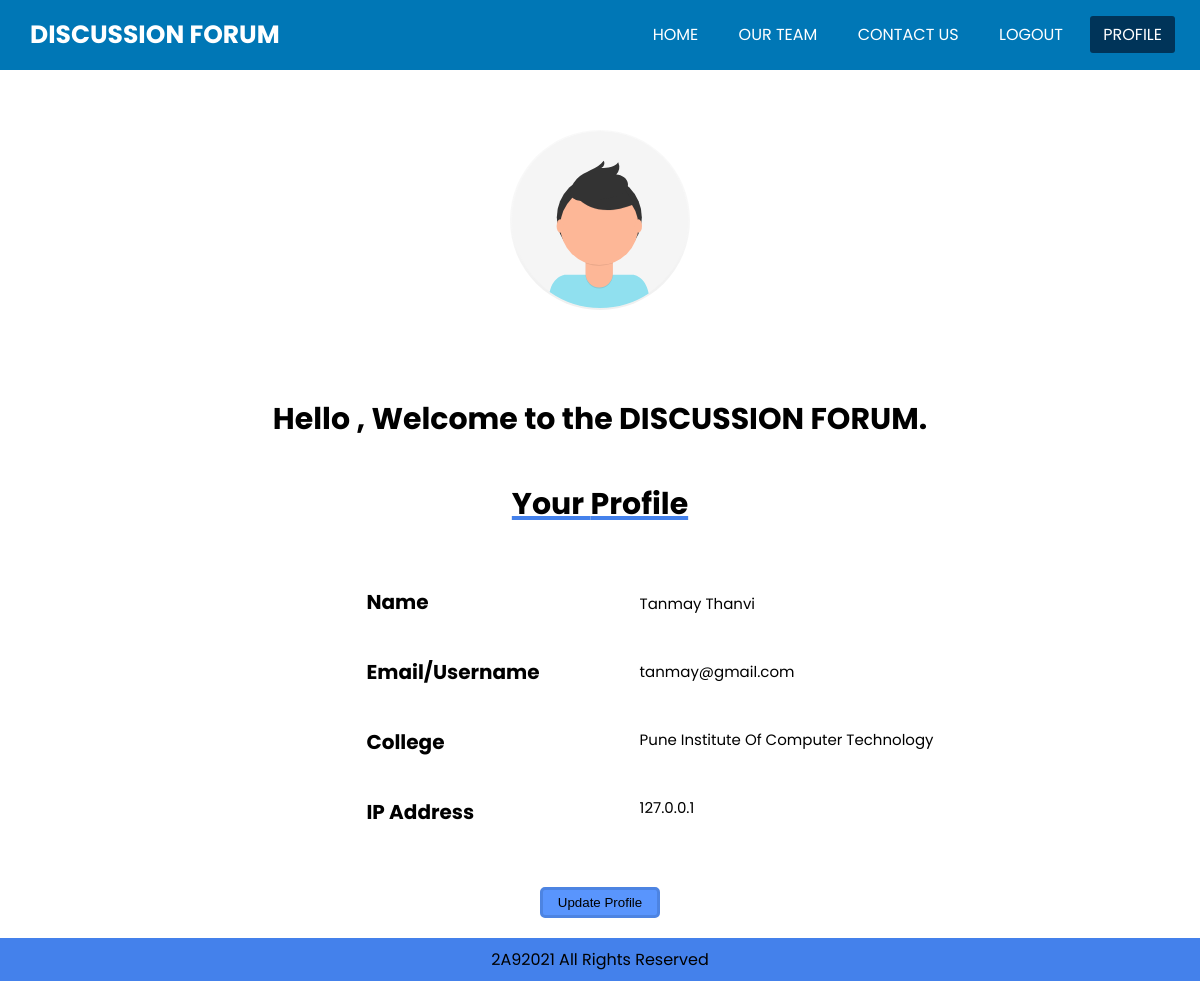
Screenshot of /HTML/profile.php?profileid=10909 (signed in) with the database file from the repository.
### tables this page shows
CREATE TABLE `users` (
  `Status` varchar(5) NOT NULL,
  `Id` varchar(255) NOT NULL,
  `username` varchar(255) NOT NULL,
  `user_id` varchar(255) NOT NULL,
  `user_pass` varchar(255) NOT NULL,
  `last_login` int(11) NOT NULL,
  `timestamp` datetime NOT NULL DEFAULT current_timestamp()
);

### HTML/profile.php (the view, shortened to what this page needs)
<?php
include "subfiles/_dbconnect.php";
  $uid = $_SESSION['id'];
  $profileid = $_GET['profileid'];
  $sql = "SELECT * FROM `users` WHERE `Id` = $profileid";
  $result = mysqli_query($conn,$sql);
  $row = mysqli_fetch_assoc($result);
  $name = $row['username'];
  $email = $row['user_id'];
  if ($row['Status'] == "PICT") {
   $college = "Pune Institute Of Computer Technology";
  } else {
    $college = "Not updated yet";
  }
?>
<!DOCTYPE html>
<html lang="en">
  <head>
    <link rel="stylesheet" href="../CSS/profile.css" />
  </head>
  <body>
    <nav>
      <label class="logo">
        <a href="../HTML/home.html"> DISCUSSION FORUM </a>
      </label>
      <ul>
        <li><a href="../HTML/home.php">Home</a></li>
        <li><a href="team.php">Our Team</a></li>
        <li><a href="contact.php">Contact Us</a></li>
        <li><a href="logout.php" class="confirmation">Logout</a>
                    </li>
        <li><a a class="active" href="../HTML/profile.html">Profile</a></li>
      </ul>
    </nav>
    <div class="profile">
      <div class="image">
        <img src="../Images/avatar.svg" alt="profile photos" />
      </div>
      <div class="msg">
      <?php
          if ($uid == $profileid ) {
          echo '<h4>Hello <span><?php echo $name;?></span>, Welcome to the DISCUSSION FORUM.</h4>';
          }
          ?>
        <h4 class="underline">
        <?php
          if ($uid == $profileid ) {
          echo 'Your';
          }
          ?> Profile</h4>
      </div>
      <div class="info">
        <div class="question">
          <div class="name">
            <h4>Name</h4>
          </div>
          <div class="email">
            <h4>Email/Username</h4>
          </div>
          <div class="clg">
            <h4>College</h4>
          </div>
          <?php
          if ($uid == $profileid ) {
          echo '<div class="ip">
          <h4>IP Address</h4>
        </div>';}
          ?>
        </div>
        <div class="ans">
          <div class="name">
            <p><?php echo $name;?></p>
          </div>
          <div class="email">
            <p><?php echo $email;?></p>
          </div>
          <div class="clg">
            <p><?php echo $college;?></p>
          </div>
          <?php
          @$http_client_ip = $_SERVER['HTTP_CLIENT_IP'];
          @$http_forwarded_for = $_SERVER['HTTP_FORWARDED_FOR'];
          $remote_addr = $_SERVER['REMOTE_ADDR'];
          if (!empty($http_client_ip)) {
            $ipaddress = $http_client_ip;
          }
          elseif (!empty($http_forwarded_for)) {
            $ipaddress = $http_forwarded_for;
          }
          elseif (!empty($remote_addr)) {
            $ipaddress = $remote_addr;
          }
          if ($uid == $profileid ) {
          echo '<div class="ip">
          <p>'.$ipaddress.'</p>
        </div>';
          }
          ?>
        </div>
      </div>
    </div>
    <?php
          if ($uid == $profileid ) {
          echo '
    <button id="myBtn">Update Profile</button>
    <div id="myModal" class="modal">
      <div class="modal-content">
        <span class="close">&times;</span>
        <form action="#" class="update">
          <img src="../Images/avatar.svg" class="avatar" alt="" />
          <h2 class="title">Update Profile</h2>
          <div class="input-field">
            <input type="text" placeholder="Your name" />
          </div>
          <div class="input-field">
            <input
              type="text"
              placeholder="Your college"
            />
          </div>
          <input type="submit" value="Update" class="btn solid" />
        </form>
      </div>
    </div>';
  }
  ?>
    <footer>
      <div class="center">2A92021 All Rights Reserved</div>
    </footer>
  </body>
</html>

### CSS/profile.css (style rules this page uses)
* { padding: 0; margin: 0; text-decoration: none; list-style: none; box-sizing: border-box; }
body { font-family: "Poppins", sans-serif; }
nav { background: #0077b6; height: 70px; width: 100%; top: 0; position: sticky; z-index: 10; }
label.logo { color: white; font-size: 25px; line-height: 70px; padding: 0 30px; font-weight: bold; }
label.logo a { color: white; font-weight: bold; cursor: pointer; }
nav ul { float: right; margin-right: 20px; }
nav ul li { display: inline-block; line-height: 70px; margin: 0 5px; }
nav ul li a { color: white; font-size: 16px; padding: 7px 13px; border-radius: 3px; text-transform: uppercase; }
a.active, a:hover { background: #003459; transition: 0.5s; }
.profile { display: flex; flex-direction: column; align-items: center; justify-content: center; }
.info { display: flex; flex-direction: row; margin-left: 100px; }
.msg h4 { text-align: center; justify-content: center; font-size: 30px; }
.underline { text-decoration: underline 4px #4481eb; }
h4 { font-size: 20px; margin-top: 20px; margin-bottom: 40px; }
p { font-size: 15px; margin-top: 25px; margin-bottom: 45px; margin-left: 100px; }
img { margin-top: 60px; margin-bottom: 60px; width: 180px; }
#myBtn { display: flex; justify-content: center; margin: 20px auto; background-color: #5995fd; cursor: pointer; outline: none; padding: 5px; width: 120px; border-radius: 5px; transition: 0.1s; border: solid 3px #4d84e2; }
footer { background-color: #4481eb; padding: 9px; text-align: center; }

### rows the page displays
users: username "Tanmay Thanvi", user "tanmay@gmail.com", Status "Pune Institute Of Computer Technology"

### other values shown
$ipaddress "127.0.0.1"
